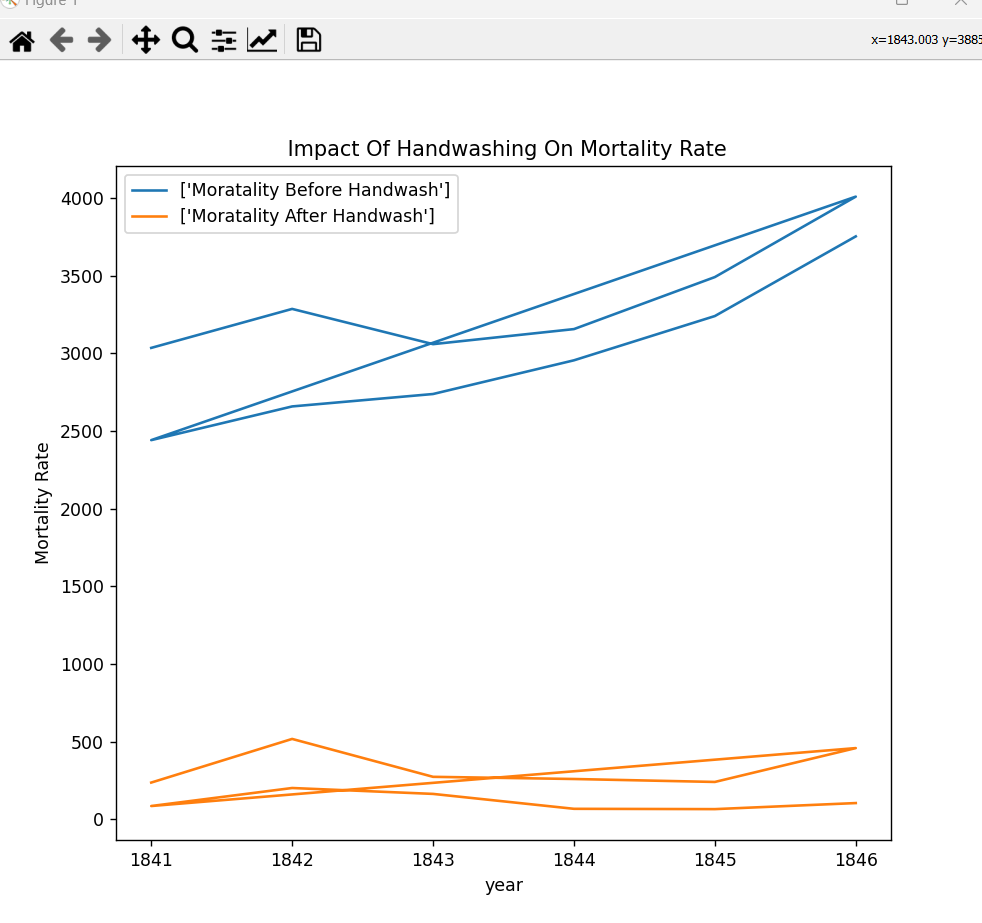

Write the Python code that produced this figure.
import numpy as np
import pandas as pd
import matplotlib.pyplot as plt
from scipy.stats import ttest_ind
data=pd.read_csv('yearly.csv')
plt.figure(figsize=(8,7))
plt.plot(data['year'], data['births'], label=['Moratality Before Handwash'])
plt.plot(data['year'], data['deaths'], label=['Moratality After Handwash'])
plt.title(' Impact Of Handwashing On Mortality Rate')
plt.xlabel('year')
plt.ylabel('Mortality Rate')
plt.legend()
plt.show()
